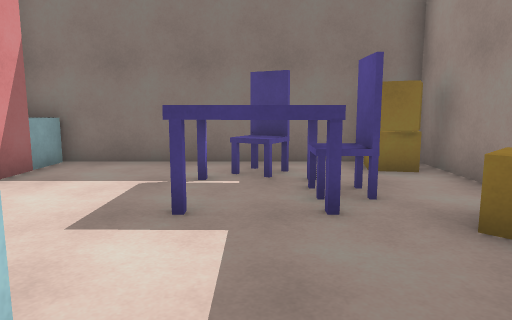
[1] (above)

16 first-person views from a walk through a scene from a Unity 3-D project. The camera is 1.3 m above the floor, tilts 8° down and sees 70° across. The floor is counted in squares, 1 m on a side. Each view is taken from the middle of a square. On the plan, view 1 faces up. The plan holds only what a view shows up to about 15 squares ahead; the rest is blank. The place goes on beyond the plan. The player character is not drawn. Surface patterns are stand-ins for the level's own textures.

[2]
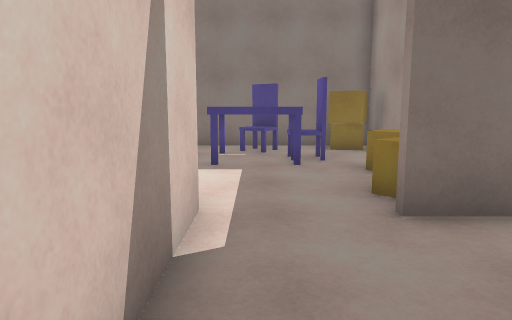

[3]
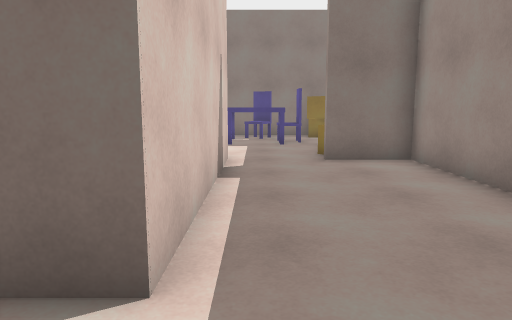

[4]
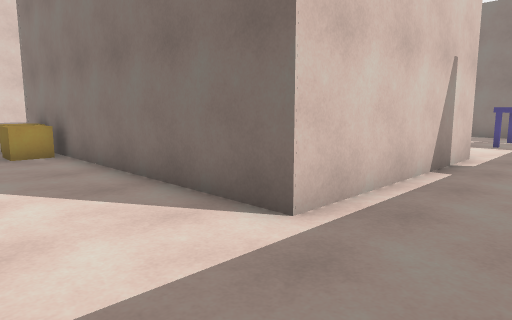

[5]
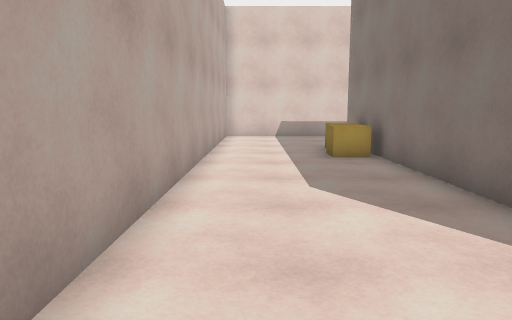

[6]
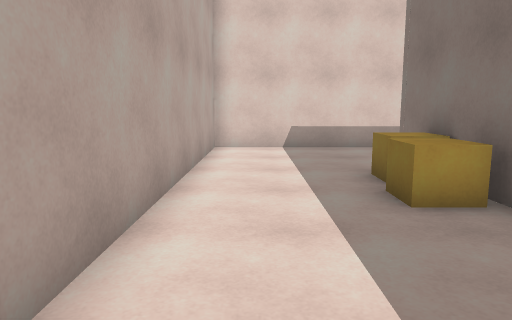

[7]
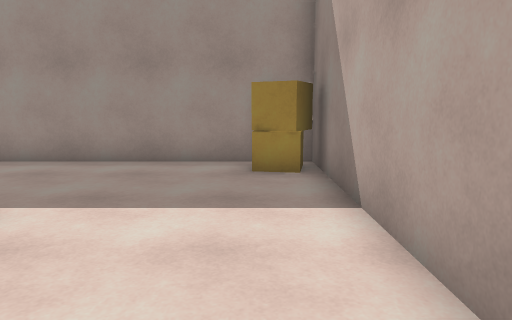

[8]
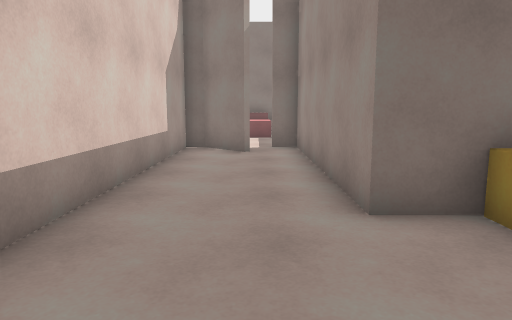

[9]
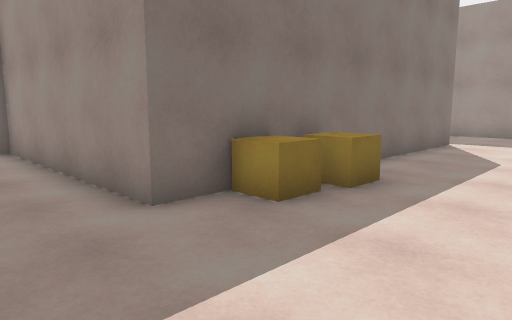

[10]
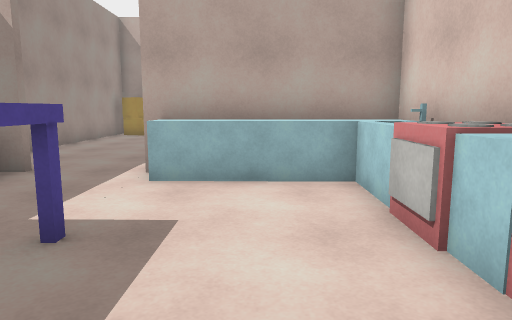

[11]
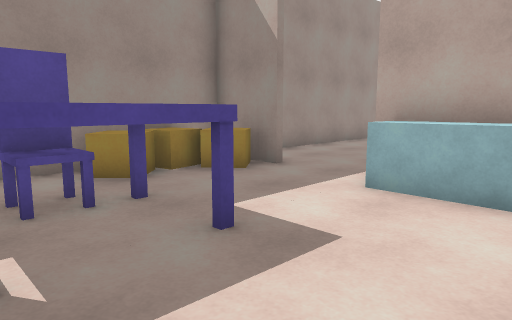

[12]
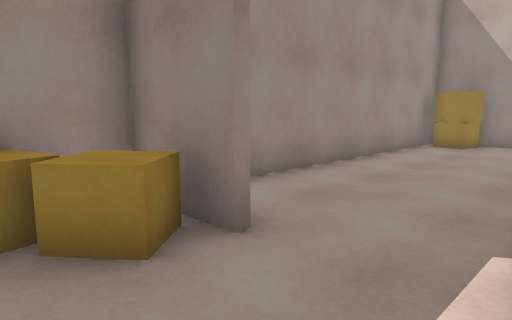

[13]
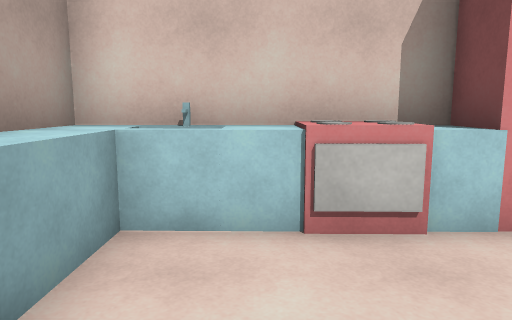

[14]
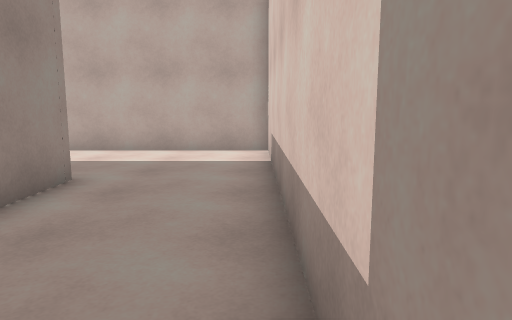

[15]
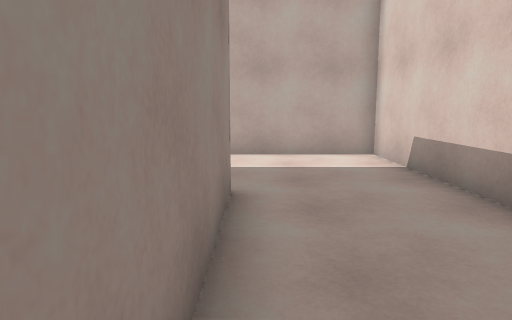

[16]
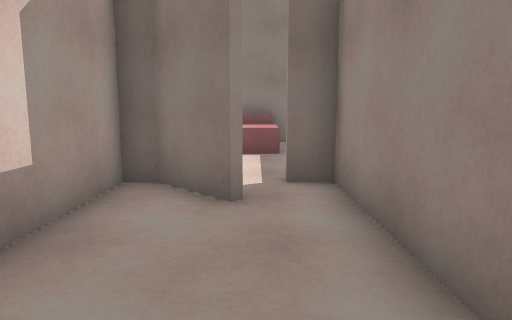

### Floor plan
Key: @ floor where view 1 was taken; # wall or solid block; . floor; ^ raised ledge; B box; O other object.
Columns run from 17 left of view 1 to 4 right of it. Each row starts with its distance up from view 1.
  9            ###########
  8             O....##BB#
  7             #...^^^.B#
  6            ##...^ ^#.#
  5            OO...^^^#.#
  4            OO......BB#
  3            #O.......B#
  2            # ......BB#
  1 ######     #^^^^^..BB#
  0 #.##.#     ######@.###
 -1 #....#          #....#
 -2 #....#          #....#
 -3 #....#          #....#
 -4 #....#          #....#
 -5 #....#          #....#
 -6 #....#   ########....#
 -7 #....#BBB............#
 -8 #.....BBB............#
 -9 #....................#
-10 #...................B#
-11 #..................###
-12  ###################

Positions as (right, up) in squares from view 1, and headings:
1: (0, 0), facing up
2: (0, -4), facing up
3: (0, -9), facing up
4: (2, -10), facing up-left
5: (1, -10), facing left
6: (-4, -10), facing left
7: (-5, -10), facing right
8: (-14, -11), facing up
9: (-15, -11), facing up-right
10: (-3, 8), facing down
11: (-4, 7), facing down-right
12: (-1, 3), facing down-right
13: (-1, 3), facing left
14: (-16, 0), facing down
15: (-13, -1), facing down
16: (-14, -5), facing up
